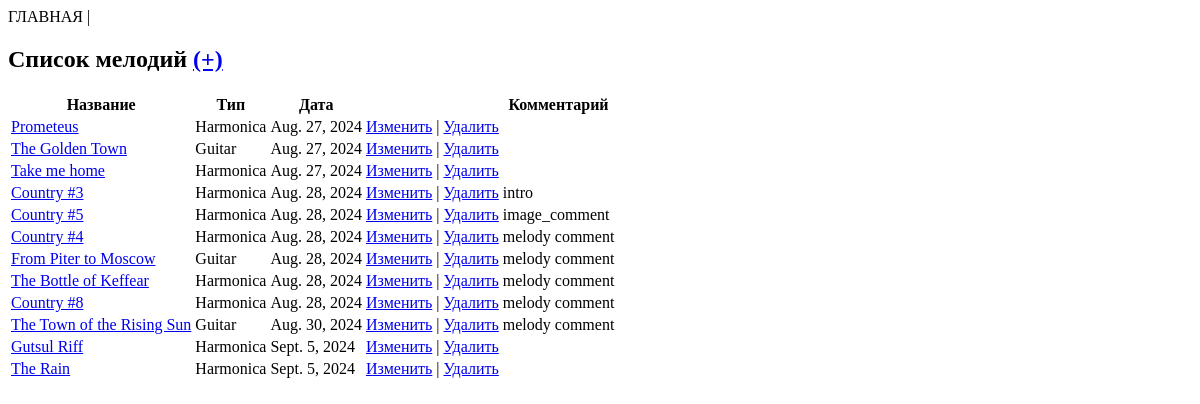
/, run on an earlier commit of the app's database.
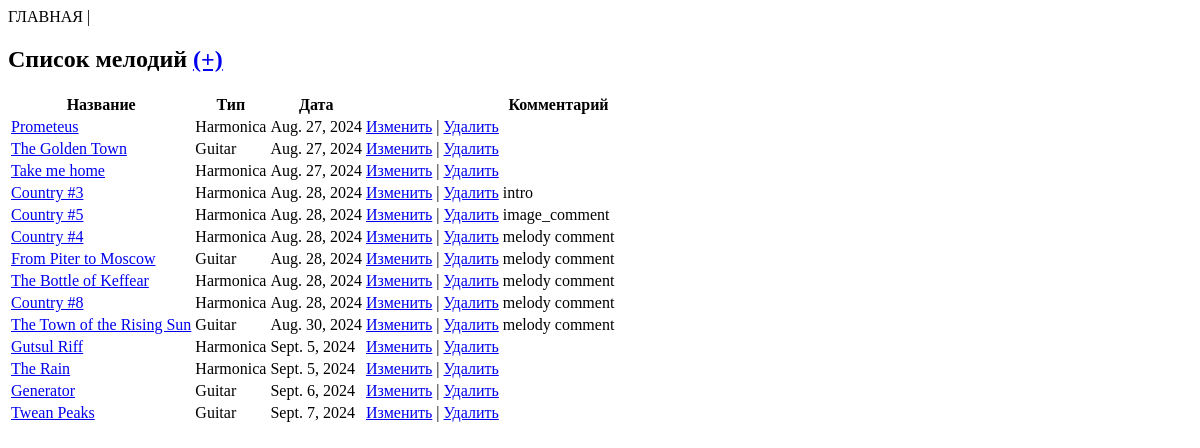
And on a later commit of the database.
### app/models.py (models this page shows)
class Melody(models.Model):
    name = models.CharField(max_length=200, unique=True)
    type = models.CharField(max_length=20, null=True, blank=True)
    date = models.DateTimeField()
    comment = models.CharField(max_length=200, blank=True)

### app/views.py (the view)
# urls.py: path("", views.index),
def index(request):
    melodies = Melody.objects.all()
    return render(request, "index.html", {"melodies": melodies})

### app/templates/index.html (shortened to what this page needs)
<!DOCTYPE html>
<html>
<head>
</head>
<body>
    <h2>Список мелодий <a href="create_melody/">(+)</a> </h2>
    <table>
        <thead><th>Название</th><th>Тип</th><th>Дата</th><th></th><th>Комментарий</th></thead>
        {% for melody in melodies %}
        <tr>
            <td><a href="show_melody/{{melody.id}}">{{ melody.name }}</a></td>
            <td>{{ melody.type }}</td>
            <td>{{ melody.date.date }}</td>
            <td><a href="edit_melody/{{melody.id}}">Изменить</a> | <a href="delete_melody/{{melody.id}}">Удалить</a></td>
            <td>{{ melody.comment }}</td>
        </tr>
        {% endfor %}
    </table>
</body>
</html>

What changed in the data, as far as the page shows it:
added Melody: name "Generator", type "Guitar", date "Sept. 6, 2024"
added Melody: name "Twean Peaks", type "Guitar", date "Sept. 7, 2024"
